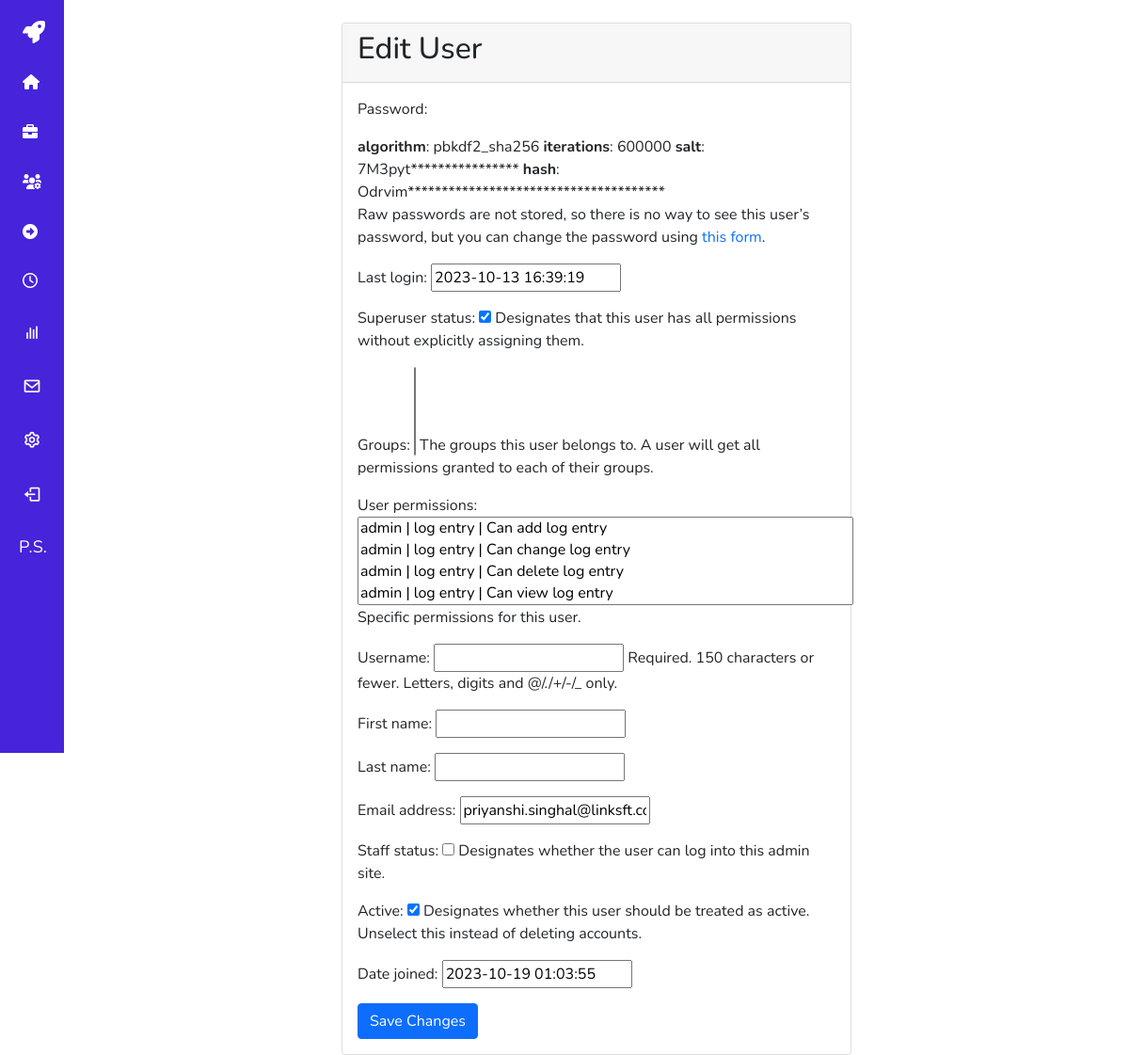
Page /edit_user/2/ (signed in) on the earlier database version.
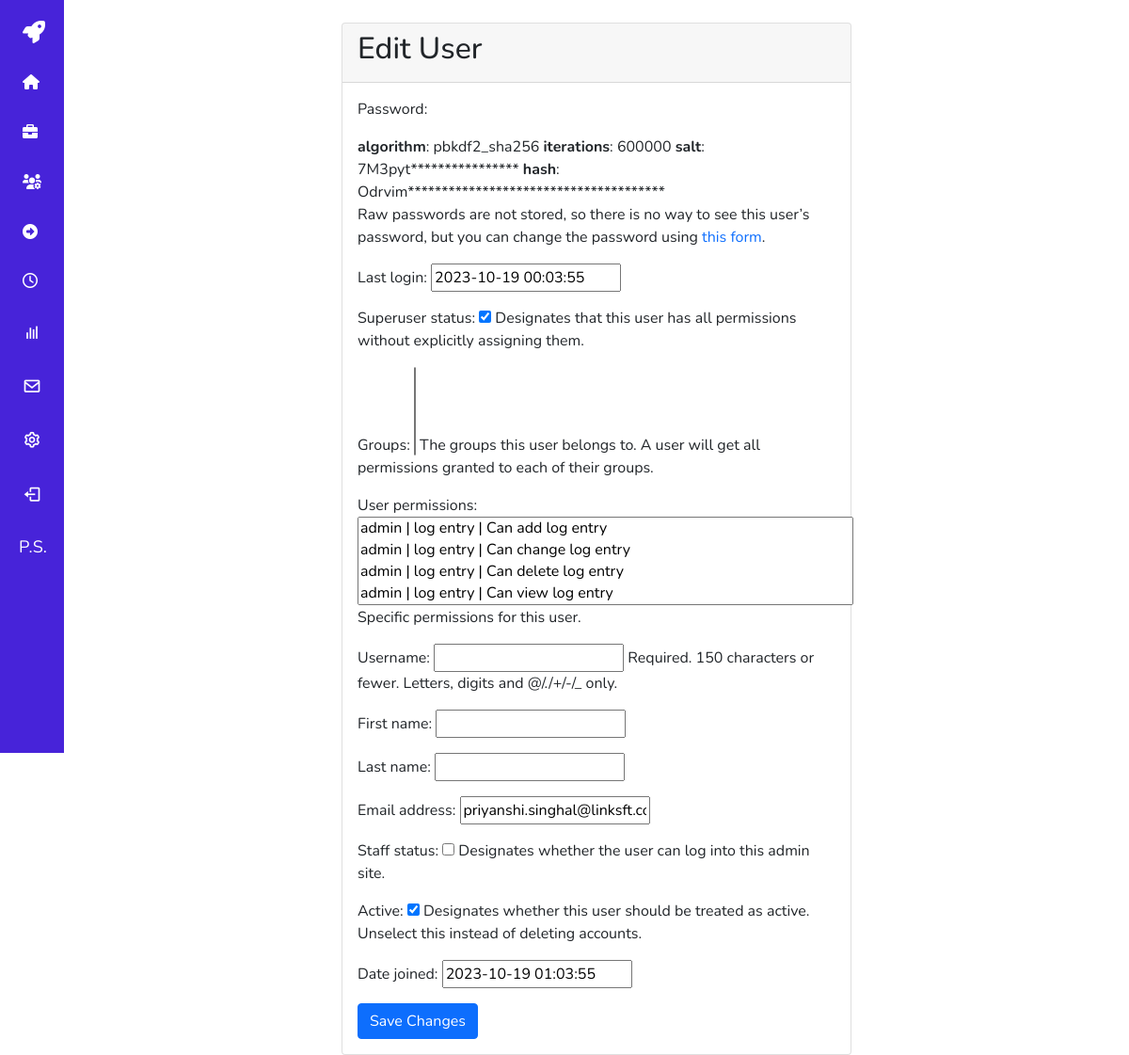
Same page on the later database version.
### user_management/models.py (models this page shows, shortened)
class CustomUser(AbstractBaseUser, PermissionsMixin):
    email = models.EmailField(unique=True)
    name = models.CharField(max_length=255)
    is_active = models.BooleanField(default=True)
    is_staff = models.BooleanField(default=False)
    objects = CustomUserManager()
    USERNAME_FIELD = 'email'
    REQUIRED_FIELDS = ['name']
    def get_initials(self):
        words = self.name.split()
        initials = ""
        for word in words:
            initials += word[0] + "."
        return initials.upper()

### settings/views.py (the view)
# urls.py: path('edit_user/<int:user_id>/', views.edit_user, name='edit_user'),
@login_required
@user_passes_test(lambda u: u.is_superuser)
def edit_user(request, user_id):
    user = get_object_or_404(CustomUser, id=user_id)
    if request.method == 'POST':
        form = UserChangeForm(request.POST, instance=user)
        if form.is_valid():
            form.save()
            return redirect('settings')
    else:
        form = UserChangeForm(instance=user)
    return render(request, 'edit_user.html', {'form': form, 'user': user})

### settings/templates/edit_user.html (shortened to what this page needs)
{% extends 'base.html' %}
{% block content %}
<div class="container mt-4">
    <div class="row">
        <div class="col-md-6 offset-md-3">
            <div class="card">
                <div class="card-header">
                    <h2>Edit User</h2>
                </div>
                <div class="card-body">
                    <form method="post">
                        {{ form.as_p }}
                        <button type="submit" class="btn btn-primary">Save Changes</button>
                    </form>
                </div>
            </div>
        </div>
    </div>
</div>
{% endblock %}

### templates/base.html (shortened to what this page needs)
{% load static %}
<!DOCTYPE html>
<html lang="en">
<head>
    <link href="https://cdn.jsdelivr.net/npm/bootstrap@5.0.0-beta1/dist/css/bootstrap.min.css" rel="stylesheet">
    <link href="https://cdn.jsdelivr.net/npm/boxicons@latest/css/boxicons.min.css" rel="stylesheet">
    <link href="https://cdnjs.cloudflare.com/ajax/libs/font-awesome/6.0.0-beta3/css/all.min.css" rel="stylesheet">
    <link rel="stylesheet" href="https://cdnjs.cloudflare.com/ajax/libs/font-awesome/4.7.0/css/font-awesome.min.css">
</head>
<body>
    <div class="l-navbar" id="nav-bar">
        <nav class="nav">
            <div>
                <div class="nav_list">
                    <a href="{% url 'dashboard' %}" class="nav_logo">
                        <i class="fas fa-rocket nav_logo-icon fa-3x"></i>
                    </a>
                    <a href="{% url 'dashboard' %}" class="nav_link" data-toggle="tooltip" title="Dashboard">
                        <i class="fas fa-home"></i>
                    </a>
                    <a href="{% url 'jobs' %}" class="nav_link" data-toggle="tooltip" title="Jobs">
                        <i class="fas fa-briefcase"></i>
                    </a>
                    <a href="{% url 'candidates' %}" class="nav_link" data-toggle="tooltip" title="Candidates">
                        <i class="fas fa-users-cog"></i>
                    </a>
                    <a href="{% url 'display_submissions' %}" class="nav_link" data-toggle="tooltip" title="Submissions">
                        <i class="fas fa-arrow-alt-circle-right"></i>
                    </a>
                    <a href="{% url 'interviews' %}" class="nav_link" data-toggle="tooltip" title="Interviews">
                        <i class="far fa-clock"></i>
                    </a>
                    <a href="{% url 'reports' %}" class="nav_link" data-toggle="tooltip" title="Reports">
                        <i class='bx bx-bar-chart nav_icon'></i>
                    </a>
                    <a href="{% url 'emailclient' %}" class="nav_link" data-toggle="tooltip" title="Emails">
                        <i class='bx bx-envelope nav_icon'></i>
                    </a>
                    <a href="{% url 'settings' %}" class="nav_link " data-toggle="tooltip" title="Clients">
                        <i class='bx bx-cog nav_icon'></i>
                    </a>
                    <a href="{% url 'logout' %}" class="nav_link" data-toggle="tooltip" data-placement="right" title="Sign Out">
                        <i class='bx bx-log-out nav_icon'></i>
                    </a>
                    {% if user.is_authenticated %}
    <p class="user-initials" data-toggle="tooltip" data-placement="top" title="{{ user.name }}">
        {{ user.get_initials }}
    </p>
{% endif %}
                </div>
            </div>
        </nav>
    </div>
    <div class="bg-white ml-auto">
        <main>
            {% block content %}{% endblock %}
        </main>
    </div>
</body>
</html>

### templates/base.html (style rules this page uses)
:root { --header-height: 3rem; --nav-width: 68px; --first-color: #4723D9; --first-color-light: #FFFFFF; --white-color: #FFFFFF; --body-font: 'Nunito', sans-serif; --normal-font-size: 1rem; --z-fixed: 100; }
body { position: relative; margin: 0; padding: 0; font-family: var(--body-font); font-size: var(--normal-font-size); transition: .5s; }
a { text-decoration: none; }
.l-navbar { position: fixed; top: 0; left: -30%; width: var(--nav-width); height: 100vh; background-color: var(--first-color); padding: .5rem 1rem 0 0; transition: .5s; z-index: var(--z-fixed); }
.nav { height: 100%; display: flex; flex-direction: column; justify-content: space-between; overflow: hidden; }
.nav_logo, .nav_link { display: grid; grid-template-columns: max-content max-content; align-items: center; column-gap: 1rem; padding: .4rem 0 .4rem 1.5rem; }
.nav_logo { margin-bottom: 1.25rem; display: flex; align-items: left; width: 50%; }
.nav_logo-icon { font-size: 1.50rem; color: var(--white-color); }
.nav_link { position: relative; color: var(--first-color-light); margin-bottom: 1.5rem; transition: .3s; }
.nav_icon { font-size: 1.25rem; }
@media screen and (min-width: 768px) { body { margin: 0; padding-left: calc(var(--nav-width)); } }
@media screen and (min-width: 768px) { .l-navbar { left: 0; padding: 1rem 1rem 0 0; } }
@media screen and (min-width: 768px) { .user-initials { color: white; font-size: 18px; margin-left: 20px; } }

Differences in the rows shown:
changed CustomUser "priyanshi.singhal@linksft.com": last_login "2023-10-13 16:39:19" → "2023-10-19 00:03:55"
